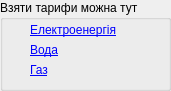
       <widget class="QGroupBox" name="groupBox_2">
        <property name="geometry">
         <rect>
          <x>570</x>
          <y>30</y>
          <width>171</width>
          <height>91</height>
         </rect>
        </property>
        <property name="title">
         <string>Взяти тарифи можна тут</string>
        </property>
        <widget class="QLabel" name="label_7">
         <property name="geometry">
          <rect>
           <x>30</x>
           <y>20</y>
           <width>111</width>
           <height>21</height>
          </rect>
         </property>
         <property name="contextMenuPolicy">
          <enum>Qt::ActionsContextMenu</enum>
         </property>
         <property name="inputMethodHints">
          <set>Qt::ImhNone</set>
         </property>
         <property name="frameShape">
          <enum>QFrame::NoFrame</enum>
         </property>
         <property name="text">
          <string>&lt;html&gt;&lt;head/&gt;&lt;body&gt;&lt;p&gt;&lt;a href=&quot;https://mkrada.gov.ua/content/tarifi-na-poslugi-elektroenergii.html&quot;&gt;&lt;span style=&quot; text-decoration: underline; color:#0000ff;&quot;&gt;Електроенергія&lt;/span&gt;&lt;/a&gt;&lt;/p&gt;&lt;/body&gt;&lt;/html&gt;</string>
         </property>
         <property name="openExternalLinks">
          <bool>true</bool>
         </property>
        </widget>
        <widget class="QLabel" name="label_8">
         <property name="geometry">
          <rect>
           <x>30</x>
           <y>40</y>
           <width>111</width>
           <height>21</height>
          </rect>
         </property>
         <property name="contextMenuPolicy">
          <enum>Qt::ActionsContextMenu</enum>
         </property>
         <property name="text">
          <string>&lt;html&gt;&lt;head/&gt;&lt;body&gt;&lt;p&gt;&lt;a href=&quot;https://www.vodokanal.mk.ua/uk/info/dlia-naselennia/tarif&quot;&gt;&lt;span style=&quot; text-decoration: underline; color:#0000ff;&quot;&gt;Вода&lt;/span&gt;&lt;/a&gt;&lt;/p&gt;&lt;/body&gt;&lt;/html&gt;</string>
         </property>
         <property name="openExternalLinks">
          <bool>true</bool>
         </property>
        </widget>
        <widget class="QLabel" name="label_9">
         <property name="geometry">
          <rect>
           <x>30</x>
           <y>60</y>
           <width>111</width>
           <height>21</height>
          </rect>
         </property>
         <property name="contextMenuPolicy">
          <enum>Qt::ActionsContextMenu</enum>
         </property>
         <property name="text">
          <string>&lt;html&gt;&lt;head/&gt;&lt;body&gt;&lt;p&gt;&lt;a href=&quot;https://index.minfin.com.ua/ua/tariff/gas/nikolaev/&quot;&gt;&lt;span style=&quot; text-decoration: underline; color:#0000ff;&quot;&gt;Газ&lt;/span&gt;&lt;/a&gt;&lt;/p&gt;&lt;/body&gt;&lt;/html&gt;</string>
         </property>
         <property name="openExternalLinks">
          <bool>true</bool>
         </property>
        </widget>
       </widget>
